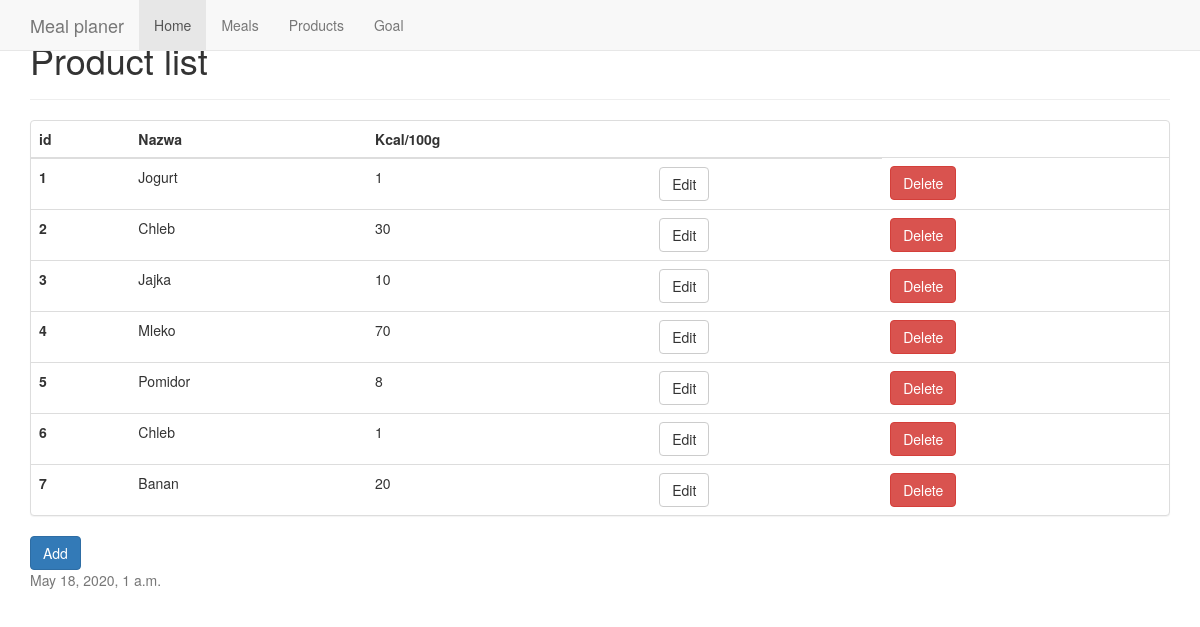
Before: /products/ with the older database file.
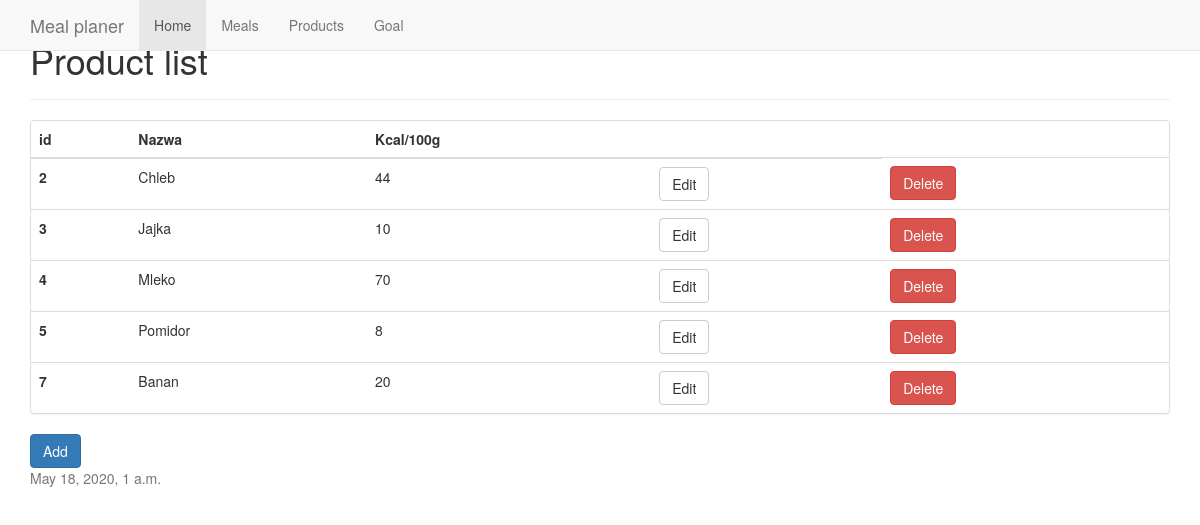
After: the same page with the newer database file.
### MealPlaner/models.py (models this page shows)
class Product(models.Model):
    id=models.AutoField(auto_created=True, primary_key=True)
    name=models.CharField(max_length=40)
    kcalPer100g=models.IntegerField()
    proteinsPer100g=models.FloatField()
    fiberPer100g=models.FloatField()
    fatPer100g=models.FloatField()

### MealPlaner/views.py (the view)
# urls.py: path('products/',products),
def products(request,pk='None'):
    populate_db()
    products=get_products()
    context = {
        'products':products,
        'current_date':datetime.now(),
        'title':'Product list',
    }
    return render(request, 'products.html', context)

### MealPlaner/views.py (called while the page is built)
def get_products():
    result=Product.objects.all()
    return result

def populate_db():
    if Product.objects.count()==0:
        Product(name='Jogurt',kcalPer100g=80,proteinsPer100g=0.2,fiberPer100g=0.1,fatPer100g=10).save()
        Product(name='Chleb',kcalPer100g=30,proteinsPer100g=0.2,fiberPer100g=1.1,fatPer100g=64).save()
        Product(name='Jajka',kcalPer100g=10,proteinsPer100g=0.3,fiberPer100g=0.1,fatPer100g=7).save()
        Product(name='Mleko',kcalPer100g=70,proteinsPer100g=5.2,fiberPer100g=3.1,fatPer100g=56).save()
        Product(name='Pomidor',kcalPer100g=8,proteinsPer100g=4.2,fiberPer100g=0.1,fatPer100g=4).save()

### MealPlaner/templates/products.html
{% extends 'base.html' %}
{% block content %}
    <div class="page-header">
        <h1>{{ title }}</h1>
    </div>
    <div class="row">
        <div class="col-md-12">
            <div class="panel panel-default">
                <table class="table">
                    <thead>
                    <tr>
                        <th>id</th>
                        <th>Nazwa</th>
                        <th>Kcal/100g</th>
                        <th></th>
                    </tr>
                    </thead>
                    <tbody>
                    {% for product in products %}
                        <tr>
                            <th scope="row">{{ product.id }}</th>
                            <td>{{ product.name }}</td>
                            <td>{{ product.kcalPer100g }}</td>
                            <td><a href="/products/{{ product.id }}">
                                <button type="button" class="btn btn-default">Edit</button>
                            </a></td>
                            <td><a href="/products/{{ product.id }}/delete">
                                <button type="button" class="btn btn-danger">Delete</button>
                            </a></td>
                        </tr>
                    {% endfor %}
                    </tbody>
                </table>
            </div>
            <a href="/products/new"><button type="button" class="btn btn-primary">Add</button></a>
        </div>
    </div>
{% endblock %}

Changed rows visible on the page:
removed Product: id "1", name "Jogurt", kcalPer100g "1"
removed Product: id "6", name "Chleb", kcalPer100g "1"
changed Product "Chleb": kcalPer100g "30" → "44"
